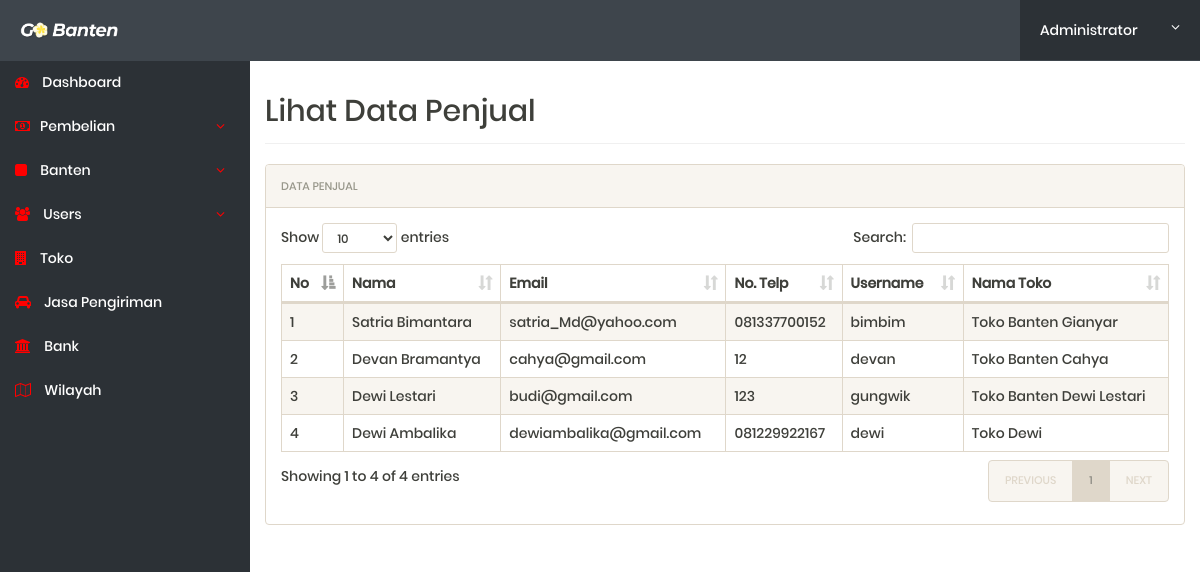
The app's page /admin/penjual.php (signed in) with its own data.
### tables this page shows
CREATE TABLE `penjual` (
  `id_penjual` int(11) NOT NULL,
  `namadepan_penjual` varchar(255) NOT NULL,
  `namabelakang_penjual` varchar(255) NOT NULL,
  `email_penjual` varchar(255) NOT NULL,
  `hp_penjual` varchar(255) NOT NULL,
  `dompet_penjual` int(11) NOT NULL DEFAULT '0',
  `username_penjual` varchar(255) NOT NULL,
  `password_penjual` varchar(255) NOT NULL,
  `foto_penjual` varchar(255) NOT NULL DEFAULT 'avatarpenjual.png',
  `id_toko` int(11) NOT NULL DEFAULT '0',
  `id_bank` int(11) NOT NULL,
  `rekening_penjual` varchar(255) NOT NULL
);

CREATE TABLE `toko` (
  `id_toko` int(11) NOT NULL,
  `nama_toko` varchar(255) NOT NULL,
  `alamat_toko` varchar(255) NOT NULL,
  `kodepos_toko` varchar(255) NOT NULL,
  `kota_toko` varchar(255) NOT NULL,
  `provinsi_toko` varchar(255) NOT NULL,
  `deskripsi_toko` varchar(400) NOT NULL DEFAULT 'Tidak ada deskripsi dari toko ini',
  `catatan_toko` varchar(400) NOT NULL DEFAULT 'Tidak ada catatan dari toko ini',
  `status_toko` varchar(50) NOT NULL DEFAULT 'Buka',
  `jumlah_pelanggan` int(11) NOT NULL DEFAULT '0' COMMENT 'Jumlah pelanggan yang memberikan rating',
  `foto_toko` varchar(300) NOT NULL,
  `rating_toko` float NOT NULL DEFAULT '0',
  `id_wilayah` int(11) NOT NULL
);

### admin/penjual.php (the view, shortened to what this page needs)
<?php
include('includes/config.php');
if(strlen($_SESSION['alogin'])==0){
	header('location:index.php');
} else{ ?>
<!doctype html>
<html lang="en" class="no-js">
<head>
	<link rel="stylesheet" type="text/css" href="fonts/font-awesome-4.7.0/css/font-awesome.min.css">
	<link rel="stylesheet" href="css/bootstrap.min.css">
	<link rel="stylesheet" href="css/dataTables.bootstrap.min.css">
	<link rel="stylesheet" href="css/bootstrap-social.css">
	<link rel="stylesheet" href="css/bootstrap-select.css">
	<link rel="stylesheet" href="css/fileinput.min.css">
	<link rel="stylesheet" href="css/awesome-bootstrap-checkbox.css">
	<link rel="stylesheet" href="css/style.css">
</head>
<body>
	<?php include('includes/header.php');?>
	<div class="ts-main-content">
		<?php include('includes/leftbar.php');?>
		<div class="content-wrapper">
			<div class="container-fluid">
				<div class="row">
					<div class="col-md-12">
						<h2 class="page-title">Lihat Data Penjual</h2>
						<div class="panel panel-default">
							<div class="panel-heading">Data Penjual</div>
							<div class="panel-body">
								<table id="zctb" class="display table table-striped table-bordered table-hover" cellspacing="0" width="100%">
									<thead>
										<tr>
											<th>No</th>
											<th>Nama</th>
											<th>Email</th>
											<th>No. Telp</th>
											<th>Username</th>
											<th>Nama Toko</th>
										</tr>
									</thead>
									<tbody>
									<?php
										$nomor = 0;
										$sql = "SELECT * FROM penjual, toko where penjual.id_toko=toko.id_toko";
										$query = mysqli_query($koneksidb,$sql);
										while ($result = mysqli_fetch_array($query)){
											$nomor++;
											?>
										<tr>
											<td><?php echo htmlentities($nomor);?></td>
											<td><?php echo htmlentities($result['namadepan_penjual'])." ".htmlentities($result['namabelakang_penjual']);?></td>
											<td><?php echo htmlentities($result['email_penjual']);?></td>
											<td><?php echo htmlentities($result['hp_penjual']);?></td>
											<td><?php echo htmlentities($result['username_penjual']);?></td>
											<td><?php echo htmlentities($result['nama_toko']);?></td>
										</tr>
										<?php } ?>
									</tbody>
								</table>
							</div>
						</div>
					</div>
				</div>
			</div>
		</div>
	</div>
</body>
</html>
<?php } ?>

### admin/css/style.css (style rules this page uses)
html { font-size: 14px; }
@media only screen and (min-width: 480px) { html { font-size: 17px; } }
@media only screen and (min-width: 768px) { html { font-size: 14px; } }
body { font-size: 1em; }
.panel { overflow: hidden; }
.page-title { padding-bottom: 15px; margin-bottom: 20px; border-bottom: 1px solid #f0f0f0; }
.ts-main-content .content-wrapper { font-family: Poppins-Medium; padding-top: 15px; margin-top: 60px; }
@media only screen and (min-width: 992px) { .ts-main-content .content-wrapper { margin-left: 250px; } }

### records on screen
penjual: namadepan_penjual "Satria", namabelakang_penjual "Bimantara", email_penjual "satria_Md@yahoo.com", hp_penjual "081337700152", username_penjual "bimbim", id_toko.nama_toko "Toko Banten Gianyar"
penjual: namadepan_penjual "Devan", namabelakang_penjual "Bramantya", email_penjual "cahya@gmail.com", hp_penjual "12", username_penjual "devan", id_toko.nama_toko "Toko Banten Cahya"
penjual: namadepan_penjual "Dewi", namabelakang_penjual "Lestari", email_penjual "budi@gmail.com", hp_penjual "123", username_penjual "gungwik", id_toko.nama_toko "Toko Banten Dewi Lestari"
penjual: namadepan_penjual "Dewi", namabelakang_penjual "Ambalika", email_penjual "dewiambalika@gmail.com", hp_penjual "081229922167", username_penjual "dewi", id_toko.nama_toko "Toko Dewi"
